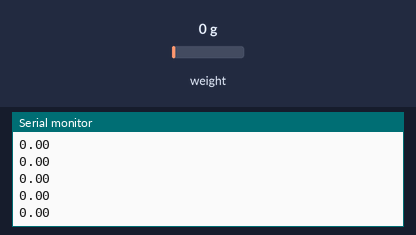
The sketch below on a simulated Arduino Uno, built with avr-gcc and run on an emulated ATmega328P. Shown: the last lines printed to the serial monitor. The test bench sets the inputs (shaded band); at power-on: weight on the scale 0 g.

Above: at 4.6 s.
4.7 s: weight on the scale set to 100 g
At 4.97 s:
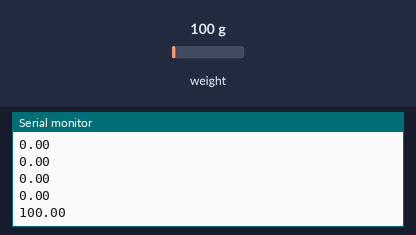
6.2 s: weight on the scale set to 1250 g
At 6.37 s:
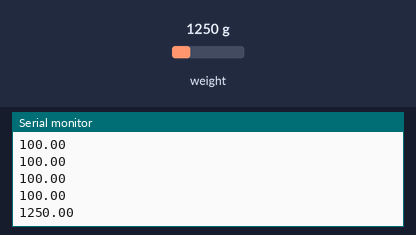
Timing chart, 0 to 9.2 s (numbered marks = the images above; inputs shaded):
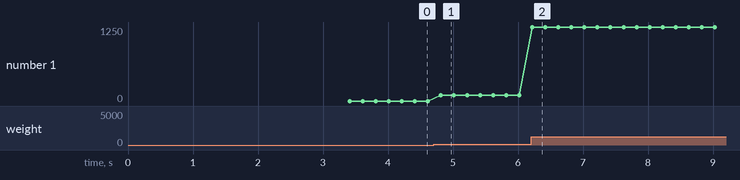

The sketch:

read_cell.ino
```cpp
#include <HX711_ADC.h>
//#include <HX711.h>

//pins:
const int HX711_dout = 6; //mcu > HX711 dout pin
const int HX711_sck = 5; //mcu > HX711 sck pin

//HX711 constructor:
HX711_ADC LoadCell(HX711_dout, HX711_sck);


unsigned long t = 0;

void setup() {
  Serial.begin(115200); delay(10);
  // Serial.println();
  // Serial.println("Starting...");

  LoadCell.begin();


  float calibrationValue; // calibration value (see example file "Calibration.ino")
  calibrationValue = 22.86; //enter the calibration value gotten from the callibration code


  unsigned long stabilizingtime = 2000; // preciscion right after power-up can be improved by adding a few seconds of stabilizing time
  boolean _tare = true; //set this to false if you don't want tare to be performed in the next step
  LoadCell.start(stabilizingtime, _tare);

  if (LoadCell.getTareTimeoutFlag()) {
    Serial.println("Timeout, check MCU>HX711 wiring and pin designations");
    while (1);
  }
  else {
    LoadCell.setCalFactor(calibrationValue); // set calibration value (float)
    // Serial.println("Startup is complete");
  }
  delay(1000);
}

void loop() {
  static boolean newDataReady = 0;
  const int serialPrintInterval = 0; //increase value to slow down serial print activity

  // check for new data/start next conversion:
  if (LoadCell.update()) newDataReady = true;

  // get smoothed value from the dataset:
  if (newDataReady) {
    if (millis() > t + serialPrintInterval) {
       float i = LoadCell.getData();
      //float i = scale.read_medavg(10);
      // Serial.print("Load_cell output val: ");
      Serial.println(i);
      newDataReady = 0;
      t = millis();
      delay(200);
    }
  }

}
```

Measured:
- after the input at 4.7 s, the serial monitor: prints a new line after 0.11 s (image 1)
- after the input at 6.2 s, the serial monitor: prints a new line at once (image 2)
- plotted number 1: 0 → 100 after the input at 4.7 s, 100 → 1250 after the input at 6.2 s
